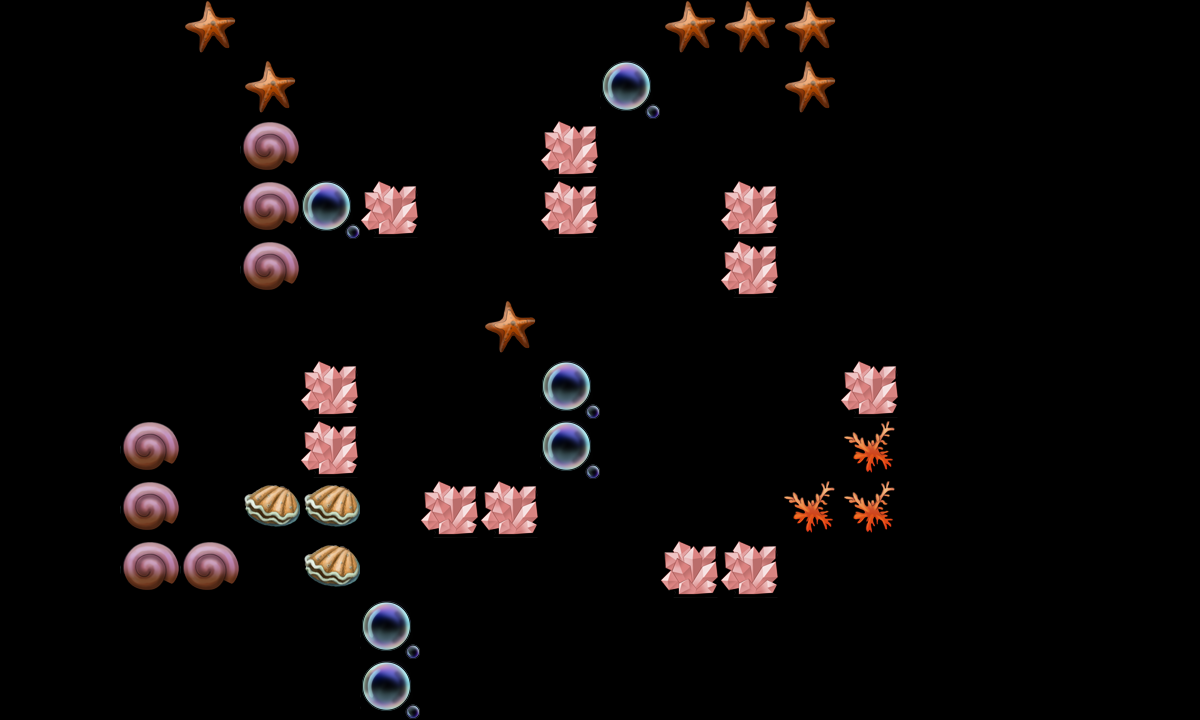

This game map was drawn from its Tiled (.tmx) file and the tilesets committed beside it. A one-line description and the trimmed map source follow:
An orthogonal 20x12 tile map with 60x60 px tiles, 2 tile layers (canDes, cannotDes) and 15 objects (re3, re1, re2, tankpoint, re4, ...).

<map version="1.0" orientation="orthogonal" width="20" height="12" tilewidth="60" tileheight="60">
 <tileset firstgid="1" name="tmw_desert_spacing" tilewidth="60" tileheight="60">
  <image source="tmw_desert_spacing.png" width="480" height="300" />
  <tile id="30">
   <properties>
    <property name="canDes" value="1" />
   </properties>
  </tile>
 </tileset>
 <layer name="canDes" width="20" height="12">
  <data>[240 cells, 26 non-empty, 5 distinct tile ids]</data>
 </layer>
 <layer name="cannotDes" width="20" height="12">
  <data>[240 cells, 12 non-empty, 1 distinct tile ids]</data>
 </layer>
 <objectgroup name="spawnPoints" width="20" height="12">
  <object name="re3" x="125" y="114" width="60" height="60" />
  <object name="re1" x="681" y="102" width="60" height="60" />
  <object name="re2" x="420" y="360" width="60" height="60" />
  <object name="tankpoint" x="540" y="600" width="60" height="60" />
  <object name="re4" x="360" y="60" width="60" height="60" />
  <object name="re5" x="825" y="144" width="60" height="60" />
  <object name="re6" x="794" y="633" width="56" height="60" />
 </objectgroup>
 <objectgroup name="roadPoints" width="20" height="12" visible="0">
  <object name="p3" x="598" y="242" width="60" height="60" />
  <object name="p4" x="602" y="58" width="60" height="60" />
  <object name="p1" x="302" y="240" width="60" height="60" />
  <object name="p2" x="302" y="598" width="60" height="60" />
 </objectgroup>
 <objectgroup name="bossPoint" width="20" height="12">
  <object name="boss1" x="645" y="377" width="60" height="60" />
 </objectgroup>
 <objectgroup name="buildingPoint" width="20" height="12" visible="0">
  <object name="building1" x="1022" y="540" width="60" height="60" />
 </objectgroup>
 <objectgroup name="endPoint" width="20" height="12">
  <object name="endpoint" x="540" y="300" width="60" height="60" />
 </objectgroup>
 <objectgroup name="morePoint" width="20" height="12">
  <object name="morepoint" x="180" y="360" width="60" height="60" />
 </objectgroup>
</map>
